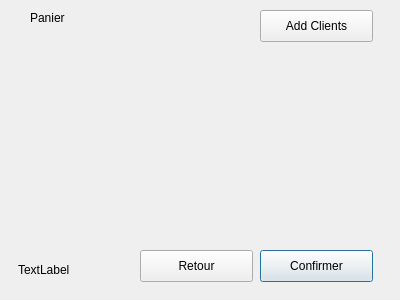
<?xml version="1.0" encoding="UTF-8"?>
<ui version="4.0">
 <class>PanierWindow</class>
 <widget class="QDialog" name="PanierWindow">
  <property name="geometry">
   <rect>
    <x>0</x>
    <y>0</y>
    <width>400</width>
    <height>300</height>
   </rect>
  </property>
  <property name="windowTitle">
   <string>Dialog</string>
  </property>
  <widget class="QPushButton" name="confirmBtn">
   <property name="geometry">
    <rect>
     <x>260</x>
     <y>250</y>
     <width>113</width>
     <height>32</height>
    </rect>
   </property>
   <property name="text">
    <string>Confirmer</string>
   </property>
  </widget>
  <widget class="QWidget" name="gridLayoutWidget">
   <property name="geometry">
    <rect>
     <x>30</x>
     <y>40</y>
     <width>331</width>
     <height>191</height>
    </rect>
   </property>
   <layout class="QGridLayout" name="gridLayout"/>
  </widget>
  <widget class="QLabel" name="prixLabel">
   <property name="geometry">
    <rect>
     <x>18</x>
     <y>260</y>
     <width>121</width>
     <height>20</height>
    </rect>
   </property>
   <property name="text">
    <string>TextLabel</string>
   </property>
  </widget>
  <widget class="QPushButton" name="retourBtn">
   <property name="geometry">
    <rect>
     <x>140</x>
     <y>250</y>
     <width>113</width>
     <height>32</height>
    </rect>
   </property>
   <property name="text">
    <string>Retour</string>
   </property>
  </widget>
  <widget class="QLabel" name="label">
   <property name="geometry">
    <rect>
     <x>30</x>
     <y>10</y>
     <width>59</width>
     <height>16</height>
    </rect>
   </property>
   <property name="text">
    <string>Panier</string>
   </property>
  </widget>
  <widget class="QPushButton" name="addBtn">
   <property name="geometry">
    <rect>
     <x>260</x>
     <y>10</y>
     <width>113</width>
     <height>32</height>
    </rect>
   </property>
   <property name="text">
    <string>Add Clients</string>
   </property>
  </widget>
 </widget>
 <resources/>
 <connections/>
</ui>
